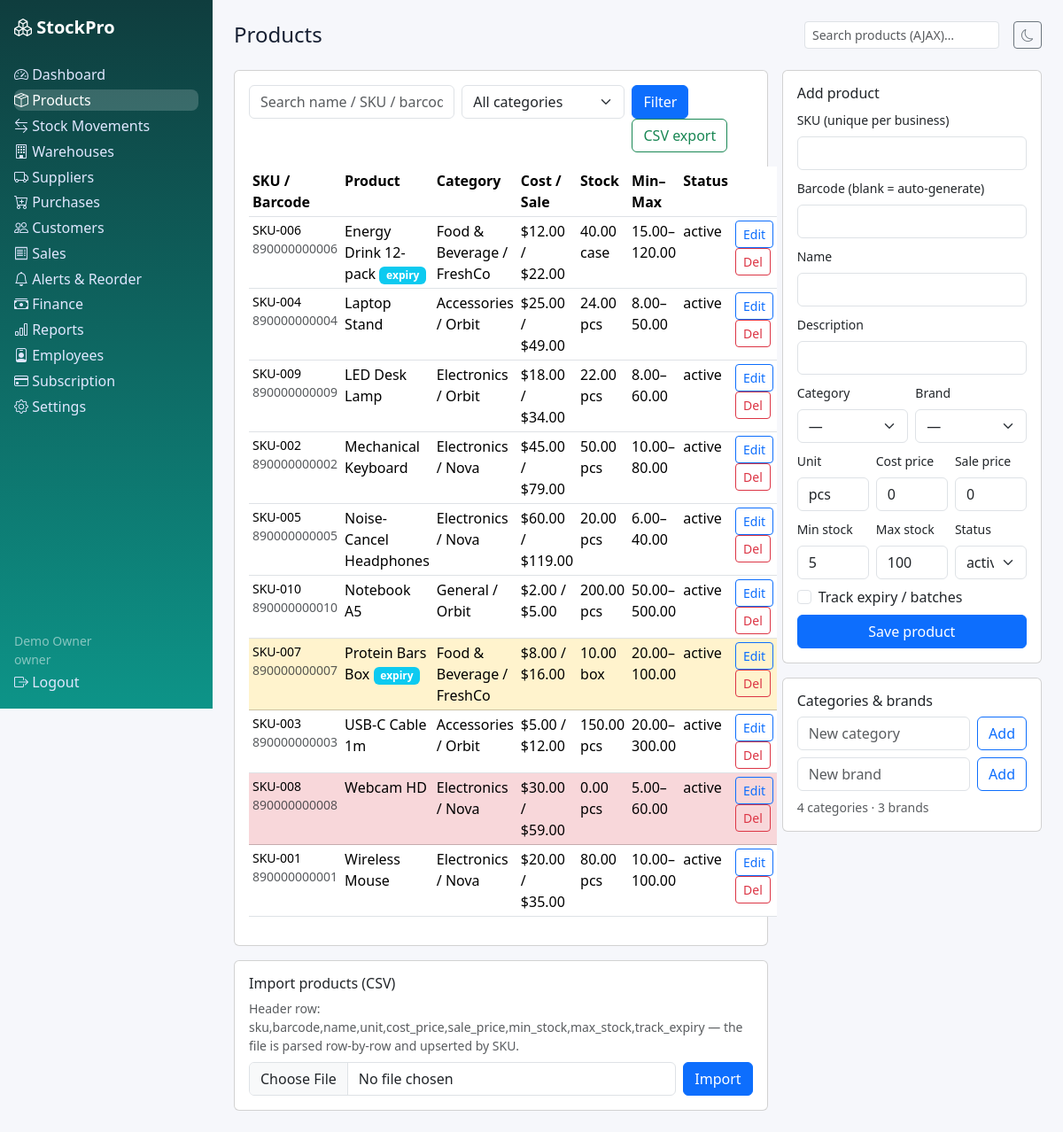
The page /products.php (signed in) on the database its author committed.
### tables this page shows
CREATE TABLE products (id INT UNSIGNED AUTO_INCREMENT PRIMARY KEY, tenant_id INT UNSIGNED NOT NULL, sku VARCHAR(60) NOT NULL, barcode VARCHAR(40) NULL, name VARCHAR(190) NOT NULL, description TEXT NULL, category_id INT UNSIGNED NULL, brand_id INT UNSIGNED NULL, unit VARCHAR(20) NOT NULL DEFAULT 'pcs', cost_price DECIMAL(12,2) NOT NULL DEFAULT 0, sale_price DECIMAL(12,2) NOT NULL DEFAULT 0, stock_qty DECIMAL(12,2) NOT NULL DEFAULT 0, min_stock DECIMAL(12,2) NOT NULL DEFAULT 5, max_stock DECIMAL(12,2) NOT NULL DEFAULT 100, track_expiry TINYINT(1) NOT NULL DEFAULT 0, status ENUM('active','inactive') NOT NULL DEFAULT 'active', created_at DATETIME NOT NULL DEFAULT CURRENT_TIMESTAMP, UNIQUE KEY uq_product_sku(tenant_id,sku), UNIQUE KEY uq_product_barcode(tenant_id,barcode), INDEX idx_prod_tenant(tenant_id), INDEX idx_prod_stock(stock_qty), CONSTRAINT fk_prod_tenant FOREIGN KEY(tenant_id) REFERENCES tenants(id) ON DELETE CASCADE, CONSTRAINT fk_prod_cat FOREIGN KEY(category_id) REFERENCES categories(id) ON DELETE SET NULL, CONSTRAINT fk_prod_brand FOREIGN KEY(brand_id) REFERENCES brands(id) ON DELETE SET NULL);

CREATE TABLE categories (id INT UNSIGNED AUTO_INCREMENT PRIMARY KEY, tenant_id INT UNSIGNED NOT NULL, name VARCHAR(120) NOT NULL, created_at DATETIME NOT NULL DEFAULT CURRENT_TIMESTAMP, UNIQUE KEY uq_cat(tenant_id,name), CONSTRAINT fk_cat_tenant FOREIGN KEY(tenant_id) REFERENCES tenants(id) ON DELETE CASCADE);

CREATE TABLE brands (id INT UNSIGNED AUTO_INCREMENT PRIMARY KEY, tenant_id INT UNSIGNED NOT NULL, name VARCHAR(120) NOT NULL, created_at DATETIME NOT NULL DEFAULT CURRENT_TIMESTAMP, UNIQUE KEY uq_brand(tenant_id,name), CONSTRAINT fk_brand_tenant FOREIGN KEY(tenant_id) REFERENCES tenants(id) ON DELETE CASCADE);

### includes/functions.php (called while the page is built, shortened)
<?php
function e(?string $v): string { return htmlspecialchars($v ?? '', ENT_QUOTES, 'UTF-8'); }
function current_user(): ?array { return $_SESSION['user'] ?? null; }
function tenant_id(): ?int { $u = current_user(); return isset($u['tenant_id']) && $u['tenant_id'] !== null ? (int)$u['tenant_id'] : null; }
function qa(PDO $pdo, string $sql, array $a = []): array { $s = $pdo->prepare($sql); $s->execute($a); return $s->fetchAll(); }
function money($n): string { return '$' . number_format((float)$n, 2); }

### includes/auth.php (called while the page is built, shortened)
<?php
require_once __DIR__ . '/../config/database.php';
require_once __DIR__ . '/functions.php';
function require_tenant(): int {
    $t = tenant_id();
    return $t;
}

### products.php (the view, shortened to what this page needs)
<?php require_once __DIR__ . '/includes/auth.php'; require_once __DIR__ . '/includes/roles.php';
$user = require_role(ROLE_ALL); $pdo = db(); check_tenant_active($pdo); $tid = require_tenant(); $base = ''; $active = 'products'; $pageTitle = 'Products';
$cats = qa($pdo, 'SELECT * FROM categories WHERE tenant_id=? ORDER BY name', [$tid]);
$brands = qa($pdo, 'SELECT * FROM brands WHERE tenant_id=? ORDER BY name', [$tid]);
$q = trim($_GET['q'] ?? ''); $catF = (int)($_GET['category_id'] ?? 0);
$sql = 'SELECT p.*, c.name cat, b.name brand FROM products p LEFT JOIN categories c ON c.id=p.category_id LEFT JOIN brands b ON b.id=p.brand_id WHERE p.tenant_id=?';
$args = [$tid];
$sql .= ' ORDER BY p.name';
$rows = qa($pdo, $sql, $args);
$edit = null; if (!empty($_GET['edit'])) $edit = qa($pdo, 'SELECT * FROM products WHERE id=? AND tenant_id=?', [(int)$_GET['edit'], $tid])[0] ?? null;
include __DIR__ . '/includes/header.php'; ?>
<div class="row g-3"><div class="col-lg-8"><div class="card p-3">
<form class="row g-2 mb-3" method="get"><div class="col-md-5"><input class="form-control" name="q" placeholder="Search name / SKU / barcode" value="<?= e($q) ?>"></div>
<div class="col-md-4"><select class="form-select" name="category_id"><option value="">All categories</option></select></div>
<div class="col-md-3"><button class="btn btn-primary">Filter</button> <a class="btn btn-outline-success" href="?export=1">CSV export</a></div></form>
<table class="table table-sm"><tr><th>SKU / Barcode</th><th>Product</th><th>Category</th><th>Cost / Sale</th><th>Stock</th><th>Min–Max</th><th>Status</th><th></th></tr>
<?php foreach ($rows as $r): ?><tr class="<?= $r['stock_qty'] <= 0 ? 'table-danger' : ($r['stock_qty'] <= $r['min_stock'] ? 'table-warning' : '') ?>"><td class="small"><?= e($r['sku']) ?><br><span class="text-muted"><?= e($r['barcode']) ?></span></td><td><?= e($r['name']) ?><?= $r['track_expiry'] ? ' <span class="badge bg-info">expiry</span>' : '' ?></td><td><?= e($r['cat'] ?? '') ?> / <?= e($r['brand'] ?? '') ?></td><td><?= money($r['cost_price']) ?> / <?= money($r['sale_price']) ?></td><td><?= $r['stock_qty'] ?> <?= e($r['unit']) ?></td><td><?= $r['min_stock'] ?>–<?= $r['max_stock'] ?></td><td><?= e($r['status']) ?></td>
<td><a class="btn btn-sm btn-outline-primary" href="?edit=<?= $r['id'] ?>">Edit</a> <form method="post" class="d-inline"><button class="btn btn-sm btn-outline-danger" data-confirm="Delete product?">Del</button></form></td></tr><?php endforeach; ?></table></div>
<div class="card p-3 mt-3"><h6>Import products (CSV)</h6><p class="small text-muted mb-2">Header row: sku,barcode,name,unit,cost_price,sale_price,min_stock,max_stock,track_expiry — the file is parsed row-by-row and upserted by SKU.</p>
<form method="post" enctype="multipart/form-data" class="d-flex gap-2"><?= csrf_field() ?><input type="hidden" name="action" value="import"><input class="form-control" type="file" name="csv" accept=".csv" required><button class="btn btn-primary">Import</button></form></div></div>
<div class="col-lg-4"><div class="card p-3"><h6><?= $edit ? 'Edit' : 'Add' ?> product</h6><form method="post"><?= csrf_field() ?><input type="hidden" name="id" value="<?= e((string)($edit['id'] ?? '')) ?>">
<div class="mb-2"><label class="form-label small">SKU (unique per business)</label><input class="form-control" name="sku" required value="<?= e($edit['sku'] ?? '') ?>"></div>
<div class="mb-2"><label class="form-label small">Barcode (blank = auto-generate)</label><input class="form-control" name="barcode" value="<?= e($edit['barcode'] ?? '') ?>"></div>
<div class="mb-2"><label class="form-label small">Name</label><input class="form-control" name="name" required value="<?= e($edit['name'] ?? '') ?>"></div>
<div class="mb-2"><label class="form-label small">Description</label><input class="form-control" name="description" value="<?= e($edit['description'] ?? '') ?>"></div>
<div class="row g-2"><div class="col-6"><label class="form-label small">Category</label><select class="form-select" name="category_id"><option value="">—</option></select></div>
<div class="col-6"><label class="form-label small">Brand</label><select class="form-select" name="brand_id"><option value="">—</option></select></div>
<div class="col-4"><label class="form-label small">Unit</label><input class="form-control" name="unit" value="<?= e($edit['unit'] ?? 'pcs') ?>"></div>
<div class="col-4"><label class="form-label small">Cost price</label><input class="form-control" type="number" step="0.01" name="cost_price" value="<?= e((string)($edit['cost_price'] ?? '0')) ?>"></div>
<div class="col-4"><label class="form-label small">Sale price</label><input class="form-control" type="number" step="0.01" name="sale_price" value="<?= e((string)($edit['sale_price'] ?? '0')) ?>"></div>
<div class="col-4"><label class="form-label small">Min stock</label><input class="form-control" type="number" step="0.01" name="min_stock" value="<?= e((string)($edit['min_stock'] ?? '5')) ?>"></div>
<div class="col-4"><label class="form-label small">Max stock</label><input class="form-control" type="number" step="0.01" name="max_stock" value="<?= e((string)($edit['max_stock'] ?? '100')) ?>"></div>
<div class="col-4"><label class="form-label small">Status</label><select class="form-select" name="status"><option value="active" <?= ($edit['status'] ?? '') === 'active' ? 'selected' : '' ?>>active</option></select></div></div>
<div class="form-check my-2"><input class="form-check-input" type="checkbox" name="track_expiry" value="1" id="te" <?= !empty($edit['track_expiry']) ? 'checked' : '' ?>><label class="form-check-label" for="te">Track expiry / batches</label></div>
<button class="btn btn-primary w-100">Save product</button></form></div>
<div class="card p-3 mt-3"><h6>Categories &amp; brands</h6>
<form method="post" class="d-flex gap-2 mb-2"><?= csrf_field() ?><input type="hidden" name="action" value="category"><input class="form-control" name="name" placeholder="New category" required><button class="btn btn-outline-primary">Add</button></form>
<form method="post" class="d-flex gap-2"><?= csrf_field() ?><input type="hidden" name="action" value="brand"><input class="form-control" name="name" placeholder="New brand" required><button class="btn btn-outline-primary">Add</button></form>
<p class="small text-muted mt-2 mb-0"><?= count($cats) ?> categories · <?= count($brands) ?> brands</p></div></div></div>
<?php include __DIR__ . '/includes/footer.php'; ?>

### assets/css/style.css (style rules this page uses)
:root { --brand:#0d9488;--bg:#f6f7fb;--card:#fff;--text:#172033 }
body { background:var(--bg);color:var(--text);font-family:system-ui,-apple-system,"Segoe UI",Roboto,sans-serif }

### rows shown on the page
products: sku "SKU-006", barcode "890000000006", name "Energy Drink 12-pack", track_expiry "expiry", category.name "Food & Beverage", brand.name "FreshCo", cost_price "$12.00", sale_price "$22.00", stock_qty "40.00", unit "case", min_stock "15.00", max_stock "120.00", status "active"
products: sku "SKU-004", barcode "890000000004", name "Laptop Stand", category.name "Accessories", brand.name "Orbit", cost_price "$25.00", sale_price "$49.00", stock_qty "24.00", unit "pcs", min_stock "8.00", max_stock "50.00", status "active"
products: sku "SKU-009", barcode "890000000009", name "LED Desk Lamp", category.name "Electronics", brand.name "Orbit", cost_price "$18.00", sale_price "$34.00", stock_qty "22.00", unit "pcs", min_stock "8.00", max_stock "60.00", status "active"
products: sku "SKU-002", barcode "890000000002", name "Mechanical Keyboard", category.name "Electronics", brand.name "Nova", cost_price "$45.00", sale_price "$79.00", stock_qty "50.00", unit "pcs", min_stock "10.00", max_stock "80.00", status "active"
products: sku "SKU-005", barcode "890000000005", name "Noise-Cancel Headphones", category.name "Electronics", brand.name "Nova", cost_price "$60.00", sale_price "$119.00", stock_qty "20.00", unit "pcs", min_stock "6.00", max_stock "40.00", status "active"
products: sku "SKU-010", barcode "890000000010", name "Notebook A5", category.name "General", brand.name "Orbit", cost_price "$2.00", sale_price "$5.00", stock_qty "200.00", unit "pcs", min_stock "50.00", max_stock "500.00", status "active"
products: sku "SKU-007", barcode "890000000007", name "Protein Bars Box", track_expiry "expiry", category.name "Food & Beverage", brand.name "FreshCo", cost_price "$8.00", sale_price "$16.00", stock_qty "10.00", unit "box", min_stock "20.00", max_stock "100.00", status "active"
products: sku "SKU-003", barcode "890000000003", name "USB-C Cable 1m", category.name "Accessories", brand.name "Orbit", cost_price "$5.00", sale_price "$12.00", stock_qty "150.00", unit "pcs", min_stock "20.00", max_stock "300.00", status "active"
products: sku "SKU-008", barcode "890000000008", name "Webcam HD", category.name "Electronics", brand.name "Nova", cost_price "$30.00", sale_price "$59.00", stock_qty "0.00", unit "pcs", min_stock "5.00", max_stock "60.00", status "active"
products: sku "SKU-001", barcode "890000000001", name "Wireless Mouse", category.name "Electronics", brand.name "Nova", cost_price "$20.00", sale_price "$35.00", stock_qty "80.00", unit "pcs", min_stock "10.00", max_stock "100.00", status "active"

### other values the page prints
$label "Dashboard"
$label "Products"
$label "Stock Movements"
$label "Warehouses"
$label "Suppliers"
$label "Purchases"
$label "Customers"
$label "Sales"
$label "Alerts & Reorder"
$label "Finance"
$label "Reports"
$label "Employees"
$label "Subscription"
$label "Settings"
current_user()['name'] "Demo Owner"
